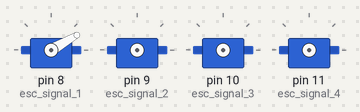
Simulated run of this sketch. Board: Arduino Uno, built with avr-gcc and run on an emulated ATmega328P. Parts: 4 × servo. What the sketch prints to the serial monitor is not drawn.

Above: at 0.1 s.
At 12.1 s:
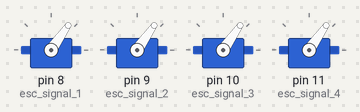
Timing chart, 0 to 13.6 s (numbered marks = the images above):
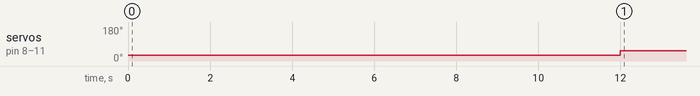

The sketch:

ESC_interface.ino
```cpp
#include <Servo.h>
Servo esc_signal_1;
Servo esc_signal_2;
Servo esc_signal_3;
Servo esc_signal_4;

int speed_Input1 = 55;
void setup()
{
  Serial.begin(9600);
  esc_signal_1.attach(8);  //Specify here the pin number on which the signal pin of ESC is connected.
  esc_signal_1.write(30);   //ESC arm command. ESCs won't start unless input speed is less during initialization.
  delay(3000);            //ESC initialization delay.

    esc_signal_2.attach(9);  //Specify here the pin number on which the signal pin of ESC is connected.
  esc_signal_2.write(30);   //ESC arm command. ESCs won't start unless input speed is less during initialization.
  delay(3000);            //ESC initialization delay.

    esc_signal_3.attach(10);  //Specify here the pin number on which the signal pin of ESC is connected.
  esc_signal_3.write(30);   //ESC arm command. ESCs won't start unless input speed is less during initialization.
  delay(3000);            //ESC initialization delay.

    esc_signal_4.attach(11);  //Specify here the pin number on which the signal pin of ESC is connected.
  esc_signal_4.write(30);   //ESC arm command. ESCs won't start unless input speed is less during initialization.
  delay(3000);            //ESC initialization delay.
}

void loop()
{
esc_signal_1.write(speed_Input1);  //Vary this between 40-130 to change the speed of motor. Higher value, higher speed.
esc_signal_2.write(speed_Input1);  //Vary this between 40-130 to change the speed of motor. Higher value, higher speed.
esc_signal_3.write(speed_Input1);  //Vary this between 40-130 to change the speed of motor. Higher value, higher speed.
esc_signal_4.write(speed_Input1);  //Vary this between 40-130 to change the speed of motor. Higher value, higher speed.

/*
  while(Serial.available() <= 0);
  {
    Serial.print("XO");
  }

  Serial.print("Writing");
    speed_Input1 = Serial.read();

    */

    while(1)
    {
      Serial.print("XO");
    }
}
```

Measured:
- by itself, servo on pin 8 (esc_signal_1), servo on pin 9 (esc_signal_2), servo on pin 10 (esc_signal_3), servo on pin 11 (esc_signal_4): 30° → 55° at 12.0 s
